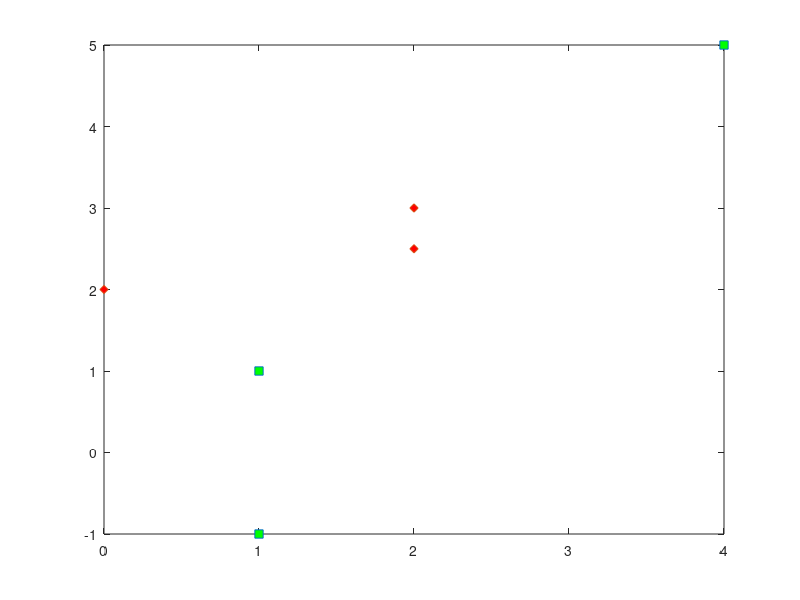

Here is the MATLAB script that generated this plot: (Note: this script raises an error after producing the figure.)
class1=[1 1;1 -1;4 5];
class2=[2 2.5;0 2;2 3];
%plotting the sample points
plot(class1(:,1),class1(:,2),'s','MarkerFaceColor','g');
hold on;
plot(class2(:,1),class2(:,2),'d','MarkerFaceColor','r');

%generating high dimensional sample points using fi function
%y=[x1^2 x2^2 x1*x2 x1 x2 1]
for m=1:3
    for n=1:6
        if n==1
            x(m,n)=class1(m,n)^2;
        elseif n==2
            x(m,n)=class1(m,n)^2;
        elseif n==3
            x(m,n)=class1(m,1)*class1(m,2);
        elseif n==4
            x(m,n)=class1(m,1);
        elseif n==5
            x(m,n)=class1(m,2);
        else 
            x(m,n)=1;
        end
    end
end

for m=1:3
    for n=1:6
        if n==1
            y(m,n)=class2(m,n)^2;
        elseif n==2
            y(m,n)=class2(m,n)^2;
        elseif n==3
            y(m,n)=class2(m,1)*class2(m,2);
        elseif n==4
            y(m,n)=class2(m,1);
        elseif n==5
            y(m,n)=class2(m,2);
        else 
            y(m,n)=1;
        end
    end
end
%disp(x);
%disp(y);


%normalization of class 2
y=-y;
%disp(y);

%Applying perceptron algorithm to find the weight coefficients
final=[x;y];
disp(final);
weight=[0 0 0 0 0 0]; %initialization
g=[0 0 0 0 0 0];
counter=0;
flag=true;
control=6;
while flag
    for m=1:6
        g(m)=g(m)+final(m,:)*weight';
    end
    for m=1:6
        if g(m)<1
                weight=weight+final(m,:)*0.17;%assuming alpha(learning rate) = 1
                control=control+1;
                
        else
            control=control-1;
        end
    end
    if control==0
        flag=false;
    else
        control=6;
    end
    g = zeros(size(g));
    counter=counter+1;
end
disp(counter);
disp(weight);
%drawing decision boundary
syms x1 x2;
s=sym(weight(1)*x1*x1+weight(2)*x2*x2+weight(3)*x1*x2+weight(4)*x1+weight(5)*x2+weight(6));
s2=solve(s,x2);

xvals1=(-10:0.01:10);
xvals2(1,:)=subs(s2(2),x1,xvals1);
plot(xvals1,xvals2(1,:),'k');

legend('Class 1','Class 2');
title('finding weights of linear discrminant function using perceptron algorithm');
grid;
xlabel('X axis');
ylabel('Y axis');
hold off;